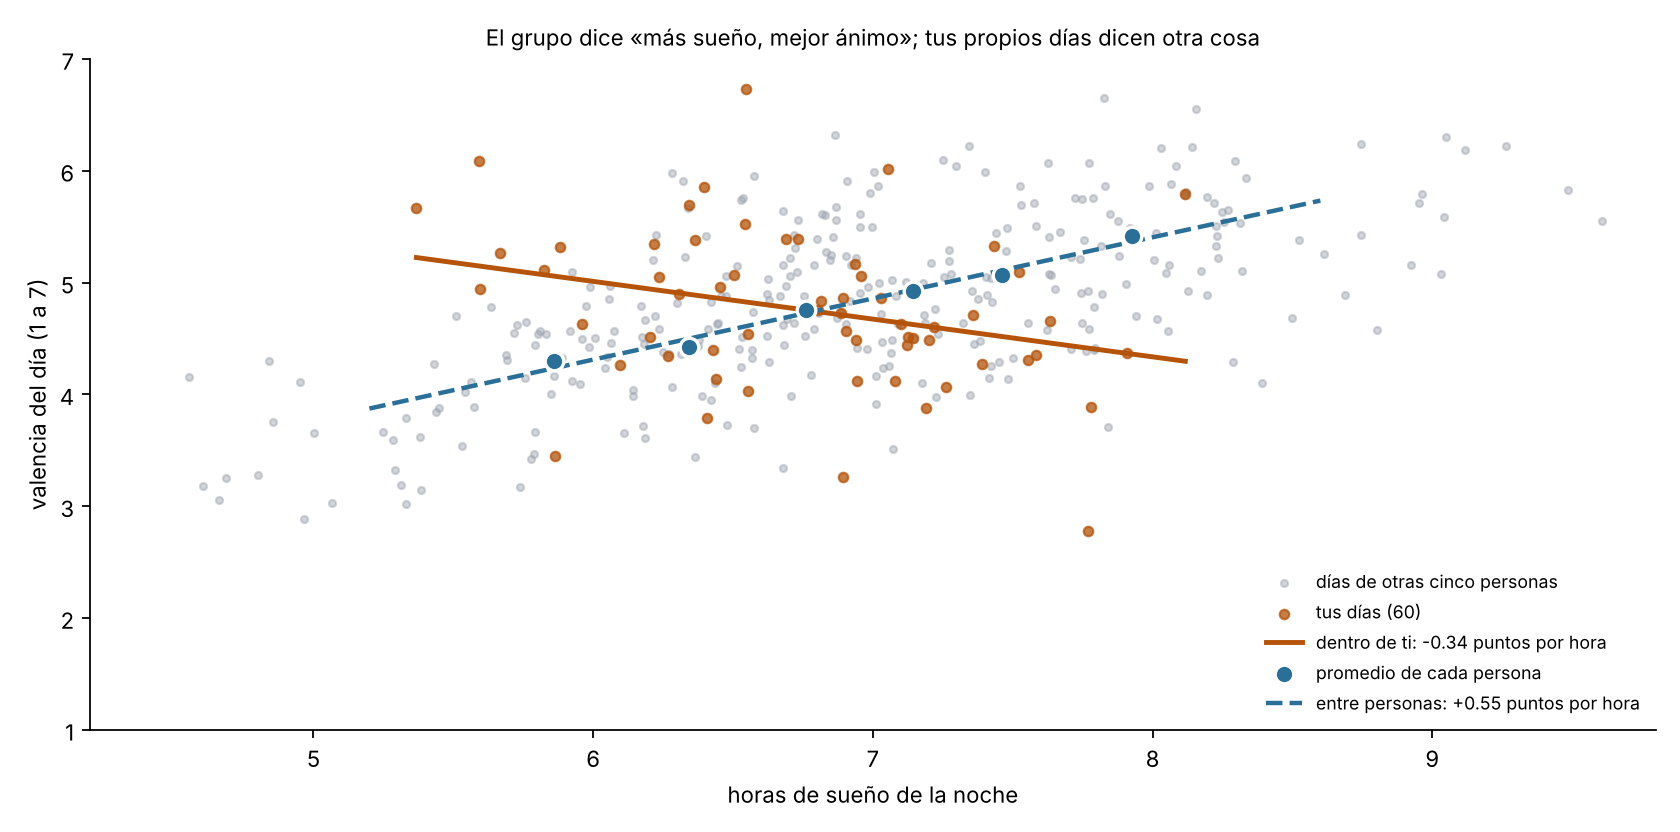

This figure's Python source:
"""Figura 1.2 - Lo que vale para un grupo no tiene por qué valer para ti (datos sintéticos).
Seis personas inventadas, 60 días cada una. Entre personas: quien duerme más en promedio está, en promedio, de mejor
ánimo (la recta discontinua une los promedios de cada persona). Dentro de cada persona, la relación día a día es otra:
para la persona resaltada («tú»), las noches en que duerme más que su propio promedio no van con días mejores.
Ilustra el argumento idiográfico del capítulo 1 (Molenaar, 2004; Fisher et al., 2018). Uso: python fig30_dentro_entre.py [salida.png]"""
import sys
import numpy as np
import matplotlib
matplotlib.use("Agg")
import matplotlib.pyplot as plt

rng = np.random.default_rng(11)
medias = np.array([5.9, 6.3, 6.7, 7.1, 7.5, 7.9])        # horas de sueño promedio de cada persona
pendientes = np.array([0.6, 0.4, -0.35, 0.5, 0.1, 0.3])  # relación día a día dentro de cada persona
TU = 2
fig, ax = plt.subplots(figsize=(10.5, 5.2), dpi=160)
prom = []
for i, (mu, b) in enumerate(zip(medias, pendientes)):
    x = rng.normal(mu, 0.7, 60)
    y = 1.0 + 0.55 * mu + b * (x - mu) + rng.normal(0, 0.55, 60)
    y = np.clip(y, 1, 7)
    prom.append((x.mean(), y.mean()))
    if i == TU:
        ax.scatter(x, y, s=18, color="#b45309", alpha=.75, zorder=3, label="tus días (60)")
        bb, aa = np.polyfit(x, y, 1)
        xs = np.linspace(x.min(), x.max(), 2)
        ax.plot(xs, aa + bb * xs, color="#b45309", lw=2.2, zorder=4, label=f"dentro de ti: {bb:+.2f} puntos por hora")
        print("pendiente dentro de «tú»:", round(bb, 3))
    else:
        ax.scatter(x, y, s=10, color="#9ca3af", alpha=.45, zorder=2, label="días de otras cinco personas" if i == 0 else None)
px, py = np.array(prom).T
ax.scatter(px, py, s=70, color="#2a6f97", edgecolor="white", lw=1.5, zorder=5, label="promedio de cada persona")
bb, aa = np.polyfit(px, py, 1)
xs = np.linspace(5.2, 8.6, 2)
ax.plot(xs, aa + bb * xs, color="#2a6f97", lw=2, ls="--", zorder=4, label=f"entre personas: {bb:+.2f} puntos por hora")
print("pendiente entre personas:", round(bb, 3))
ax.set_xlabel("horas de sueño de la noche"); ax.set_ylabel("valencia del día (1 a 7)")
ax.set_xlim(4.2, 9.8); ax.set_ylim(1, 7)
ax.set_title("El grupo dice «más sueño, mejor ánimo»; tus propios días dicen otra cosa", fontsize=10)
ax.legend(fontsize=8, frameon=False, loc="lower right")
ax.spines[["top", "right"]].set_visible(False)
fig.tight_layout(); fig.savefig(sys.argv[1] if len(sys.argv) > 1 else "fig30_dentro_entre.png")
